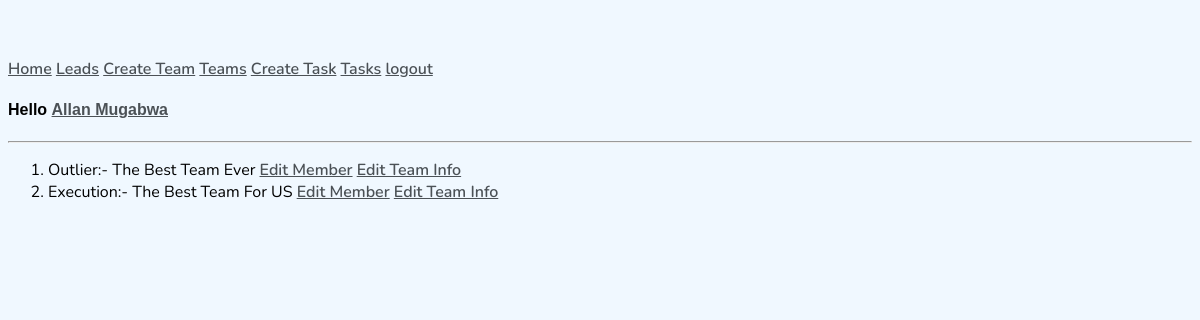
The page /list-teams/ (signed in) on the database its author committed.
### users/models.py (models this page shows, shortened)
class NewUser(AbstractBaseUser, PermissionsMixin):
    full_name = models.CharField(max_length=150)
    email = models.EmailField(blank=True)
    username = models.CharField(max_length=150,unique=True)
    password = models.CharField(max_length=250)
    postal_code = models.CharField(max_length=50, blank=True)
    description = models.TextField(blank=True)
    start_date = models.DateTimeField(default=timezone.now)
    is_staff = models.BooleanField(default=False)
    is_active = models.BooleanField(default=True)
    is_lead = models.BooleanField(default=False)
    team = models.ForeignKey(Team, on_delete=models.CASCADE, null=True,blank=True)
    objects = CustomAccountManager()
    USERNAME_FIELD = 'username'
    REQUIRED_FIELDS = ['full_name','email']

### team/models.py (models this page shows, shortened)
class Team(models.Model):
    team_name = models.CharField(max_length=150)
    description = models.TextField(blank=True)
    start_date = models.DateTimeField(default=timezone.now)

### team/views.py (the view)
# urls.py: path('list-teams/',ViewTeamList.as_view(),name='list-teams'),
class ViewTeamList(LoginRequiredMixin, ListView):
    template_name = LIST_TEAM
    model = Team
    context_object_name = 'teams'

### team/templates/team/list_team.html
{% extends 'users/base.html' %}
{% block content %}
<ol>
{% for teamx in teams %}
    <li>{{teamx.team_name}}:- {{teamx.description}}
        {% if request.user.is_staff or request.user.is_lead %}
        <a href="{% url 'add-members' teamx.id %}">Edit Member</a>
        <a href="{% url 'update-team' teamx.id %}">Edit Team Info</a>
        {% elif request.user.is_staff %}
        <a href="{% url 'delete-team' teamx.id %}">Delete Team</a>
        {% endif %}
    </li>
{% endfor %}
</ol>
{% endblock content %}

### users/templates/users/base.html (shortened to what this page needs)
{% load static %}
<!DOCTYPE html>
<html lang="en">
    <head>
        <link rel="stylesheet" type="text/css" href="{% static 'users/main.css' %}">
    </head>
    <body>
        <div class="container">
            {% if request.user.is_authenticated %}
                <a href="{% url 'all-users'%}">Home</a>
                {% if request.user.is_staff %}
                <a href="{% url 'leads' %}">Leads</a>
                {% endif %}
                {% if request.user.is_staff %}
                <a href="{% url 'create-team' %}">Create Team</a>
                {% endif %}
                <a href="{% url 'list-teams' %}">Teams</a>
                {% if request.user.is_staff or request.user.is_lead%}
                <a href="{% url 'task-create' %}">Create Task</a>
                {% endif %}
                <a href="{% url 'task-list' %}">Tasks</a>
                <a href="{% url 'logout' %}">logout</a>
                <h4>Hello <a href="{% url 'user-detail' request.user.id %}">{{request.user.full_name}}</a></h4>
                <hr>
            {% endif %}
            {% block content %}
            {% endblock content %}
        </div>
    </body>
</html>

### users/static/users/main.css (style rules this page uses)
body { background-color: aliceblue; padding-top: 50px; font-family: 'Nunito', sans-serif; }
h1, h2, h3, h4, h5, h6 { font-family: 'Raleway', sans-serif; }
a, p { color: #4b5156; }
a { font-weight: 600; }

### rows shown on the page
NewUser: user.full_name "Allan Mugabwa"
Team: team_name "Outlier", description "The Best Team Ever"
Team: team_name "Execution", description "The Best Team For US"
